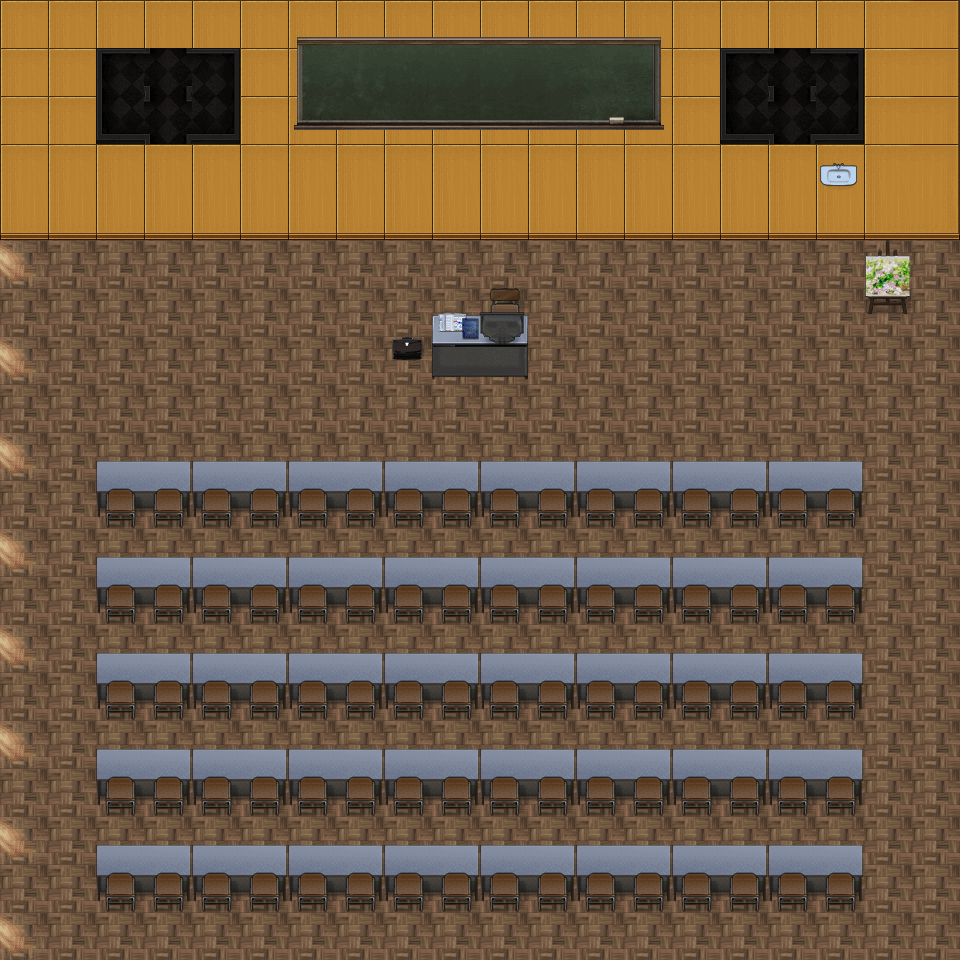

This is a level from a 2D game, rendered from its Tiled map with the project's own tilesets. A one-line summary and the complete map file follow:
An orthogonal 20x20 tile map with 48x48 px tiles, 3 tile layers (Floor_Walls, Furnitures, Furnitures2), 4 tilesets.

<map version="1.10" tiledversion="1.11.2" orientation="orthogonal" renderorder="right-down" width="20" height="20" tilewidth="48" tileheight="48" infinite="0" nextlayerid="5" nextobjectid="7">
 <tileset firstgid="1" source="../tilesets/floor2.tsx" />
 <tileset firstgid="193" source="../tilesets/floor1.tsx" />
 <tileset firstgid="321" source="../tilesets/wall.tsx" />
 <tileset firstgid="561" source="../tilesets/furniture.tsx" />
 <layer id="1" name="Floor_Walls" width="20" height="20">
  <data encoding="csv">
341,341,341,341,341,341,341,341,341,341,341,341,341,341,341,341,341,341,341,342,
341,341,341,341,341,341,341,341,341,341,341,341,341,341,341,341,341,341,341,342,
341,341,341,341,341,341,341,341,341,341,341,341,341,341,341,341,341,341,341,342,
341,341,341,341,341,341,341,341,341,341,341,341,341,341,341,341,341,341,341,342,
357,357,357,357,357,357,357,357,357,357,357,357,357,357,357,357,357,357,357,358,
97,97,97,97,97,97,97,97,97,97,97,97,97,97,97,97,97,97,97,97,
97,97,97,97,97,97,97,97,97,97,97,97,97,97,97,97,97,97,97,97,
97,97,97,97,97,97,97,97,97,97,97,97,97,97,97,97,97,97,97,97,
97,97,97,97,97,97,97,97,97,97,97,97,97,97,97,97,97,97,97,97,
97,97,97,97,97,97,97,97,97,97,97,97,97,97,97,97,97,97,97,97,
97,97,97,97,97,97,97,97,97,97,97,97,97,97,97,97,97,97,97,97,
97,97,97,97,97,97,97,97,97,97,97,97,97,97,97,97,97,97,97,97,
97,97,97,97,97,97,97,97,97,97,97,97,97,97,97,97,97,97,97,97,
97,97,97,97,97,97,97,97,97,97,97,97,97,97,97,97,97,97,97,97,
97,97,97,97,97,97,97,97,97,97,97,97,97,97,97,97,97,97,97,97,
97,97,97,97,97,97,97,97,97,97,97,97,97,97,97,97,97,97,97,97,
97,97,97,97,97,97,97,97,97,97,97,97,97,97,97,97,97,97,97,97,
97,97,97,97,97,97,97,97,97,97,97,97,97,97,97,97,97,97,97,97,
97,97,97,97,97,97,97,97,97,97,97,97,97,97,97,97,97,97,97,97,
97,97,97,97,97,97,97,97,97,97,97,97,97,97,97,97,97,97,97,97
</data>
 </layer>
 <layer id="3" name="Furnitures" width="20" height="20">
  <data encoding="csv">
0,0,0,0,0,0,730,731,732,732,732,732,732,736,0,0,0,0,0,0,
0,0,431,416,432,0,746,747,748,749,749,750,751,752,0,431,416,432,0,0,
0,0,447,416,448,0,762,763,764,765,765,766,767,768,0,447,416,448,0,0,
0,0,0,0,0,0,0,0,0,0,0,0,0,0,0,0,0,721,0,0,
561,0,0,0,0,0,0,0,0,0,0,0,0,0,0,0,0,0,0,0,
775,0,0,0,0,0,0,0,0,0,0,0,0,0,0,0,0,0,0,0,
561,0,0,0,0,0,0,0,0,572,796,0,0,0,0,0,0,0,0,0,
775,0,0,0,0,0,0,0,719,588,587,0,0,0,0,0,0,0,0,0,
561,0,0,0,0,0,0,0,0,0,0,0,0,0,0,0,0,0,0,0,
775,561,625,626,625,626,625,626,625,626,625,626,625,626,625,626,625,626,0,0,
561,561,641,642,641,642,641,642,641,642,641,642,641,642,641,642,641,642,0,0,
775,0,625,626,625,626,625,626,625,626,625,626,625,626,625,626,625,626,0,0,
561,0,641,642,641,642,641,642,641,642,641,642,641,642,641,642,641,642,0,0,
775,0,625,626,625,626,625,626,625,626,625,626,625,626,625,626,625,626,0,0,
561,0,641,642,641,642,641,642,641,642,641,642,641,642,641,642,641,642,0,0,
775,0,625,626,625,626,625,626,625,626,625,626,625,626,625,626,625,626,0,0,
561,0,641,642,641,642,641,642,641,642,641,642,641,642,641,642,641,642,0,0,
775,0,625,626,625,626,625,626,625,626,625,626,625,626,625,626,625,626,0,0,
561,0,641,642,641,642,641,642,641,642,641,642,641,642,641,642,641,642,0,0,
775,0,0,0,0,0,0,0,0,0,0,0,0,0,0,0,0,0,0,0
</data>
 </layer>
 <layer id="4" name="Furnitures2" width="20" height="20">
  <data encoding="csv">
0,0,0,0,0,0,0,0,0,0,0,0,0,0,0,0,0,0,0,0,
0,0,0,0,0,0,0,0,0,0,0,0,0,0,0,0,0,0,0,0,
0,0,0,0,0,0,0,0,0,0,0,0,0,0,0,0,0,0,0,0,
0,0,0,0,0,0,0,0,0,0,0,0,0,0,0,0,0,0,0,0,
0,0,0,0,0,0,0,0,0,0,0,0,0,0,0,0,0,0,0,0,
0,0,0,0,0,0,0,0,0,0,0,0,0,0,0,0,0,0,770,0,
0,0,0,0,0,0,0,0,0,0,571,0,0,0,0,0,0,0,786,0,
0,0,0,0,0,0,0,0,0,0,0,0,0,0,0,0,0,0,0,0,
0,0,0,0,0,0,0,0,0,0,0,0,0,0,0,0,0,0,0,0,
0,0,0,0,0,0,0,0,0,0,0,0,0,0,0,0,0,0,0,0,
0,0,795,795,795,795,795,795,795,795,795,795,795,795,795,795,795,795,0,0,
0,0,0,0,0,0,0,0,0,0,0,0,0,0,0,0,0,0,0,0,
0,0,795,795,795,795,795,795,795,795,795,795,795,795,795,795,795,795,0,0,
0,0,0,0,0,0,0,0,0,0,0,0,0,0,0,0,0,0,0,0,
0,0,795,795,795,795,795,795,795,795,795,795,795,795,795,795,795,795,0,0,
0,0,0,0,0,0,0,0,0,0,0,0,0,0,0,0,0,0,0,0,
0,0,795,795,795,795,795,795,795,795,795,795,795,795,795,795,795,795,0,0,
0,0,0,0,0,0,0,0,0,0,0,0,0,0,0,0,0,0,0,0,
0,0,795,795,795,795,795,795,795,795,795,795,795,795,795,795,795,795,0,0,
0,0,0,0,0,0,0,0,0,0,0,0,0,0,0,0,0,0,0,0
</data>
 </layer>
</map>
